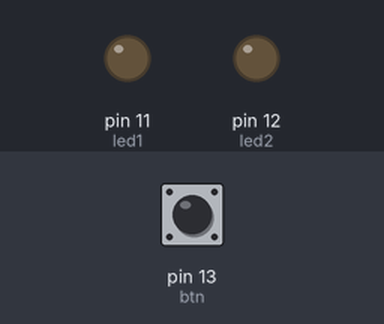
A sketch run on a simulated Arduino Uno, built with avr-gcc and run on an emulated ATmega328P. On the bench: output pins drawn as LEDs (lit = HIGH). The inputs (shaded band) are chosen by the test bench; at power-on: pin 13 (btn) LOW.

Above: at 1.2 s.
1.3 s: pin 13 (btn) pulled HIGH for 0.15 s
At 1.7 s:
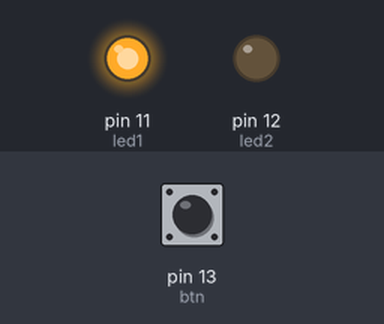
2.9 s: pin 13 (btn) pulled HIGH for 1 s
At 4.1 s:
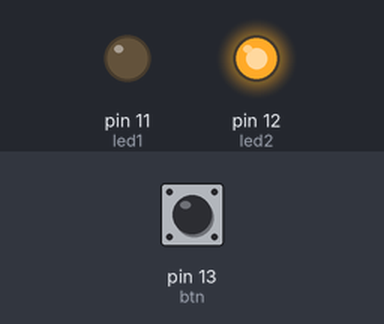
5.4 s: pin 13 (btn) pulled HIGH for 3.2 s
At 6.1 s:
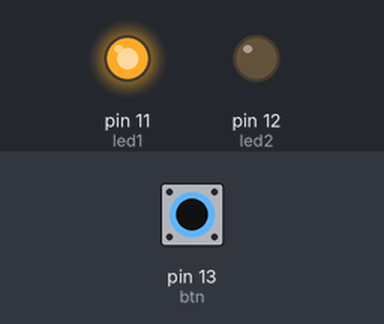
Timing chart, 0 to 8.4 s (numbered marks = the images above; inputs shaded):
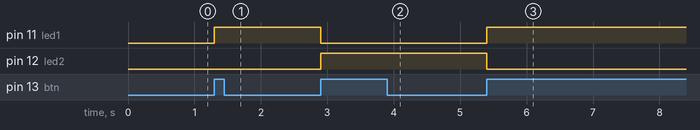

The sketch:

ex013.ino
```cpp
// 13) Alterne dois leds utilizando um botão de dupla função

int led1 = 11;
int led2 = 12;

int btn = 13;

int estLed1 = 0;
int estLed2 = 0;
int estBtn = 0;

int anterior;

void setup() {
  pinMode(led1, OUTPUT);
  pinMode(led2, OUTPUT);
  pinMode(btn, INPUT);
}

void loop() {
  estBtn = digitalRead(btn);

  if (estBtn == HIGH && anterior == LOW) {
    estLed1 = !estLed1;
    estLed2 = !estLed1;
  }

  digitalWrite(led1, estLed1);
  digitalWrite(led2, estLed2);

  anterior = estBtn;

  delay(50);
}
```

Measured:
- after the input at 1.3 s, pin 11 (led1): LOW → HIGH at once
- after the input at 2.9 s, pin 11 (led1): HIGH → LOW at once; pin 12 (led2): LOW → HIGH at once
- after the input at 5.4 s, pin 11 (led1): LOW → HIGH at once; pin 12 (led2): HIGH → LOW at once
